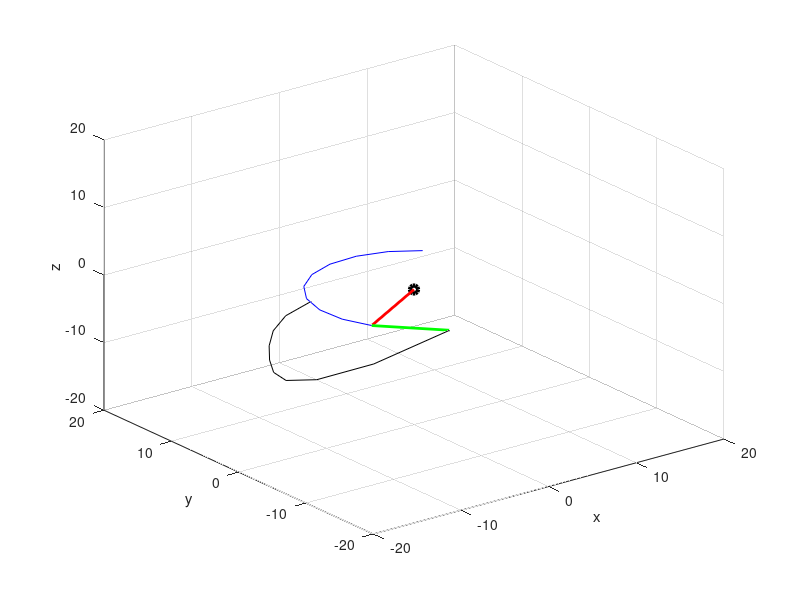

This figure's MATLAB source:
clear all; clc; clf;

S1 = [0 -1 0 0; 1 0 0 0; 0 0 0 0; 0 0 0 0];
S2 = [0 0 -1 0; 0 0 0 0; 1 0 0 -10; 0 0 0 0];
S3 = [0 0 0 0; 0 0 -1 10; 0 1 0 0; 0 0 0 0];

M01 = eye(4);
M02 = [0 1 0 10; 0 0 -1 0; -1 0 0 0; 0 0 0 1];
M03 = [0 0 1 10; 0 1 0 0; -1 0 0 -10; 0 0 0 1];

th1 = 0; th2 = pi/6; th3 = pi/6;
th = [th1; th2; th3];
T01 = expm(S1*th(1))*M01;
T02 = expm(S1*th(1))*expm(S2*th(2))*M02;
T03 = expm(S1*th(1))*expm(S2*th(2))*expm(S3*th(3))*M03;

x2 = T02(1,4); y2 = T02(2,4); z2 = T02(3,4);
P_2 = [x2 y2 z2];
xx = T03(1,4); yy = T03(2,4); zz = T03(3,4);
P_e = [xx yy zz];
x = 0; y = 0; z = 0;
p_1 = T01(1:3,4); p_2 = T02(1:3,4); p_3 = T03(1:3,4);

t = 1:10;
dt = 0.1;

for i = 1:length(t)
    th(1) = pi/6+pi/10*i; th(2) = -pi/14*i+pi/70*i^2;

    T01 = expm(S1*th(1))*M01;
    T02 = expm(S1*th(1))*expm(S2*th(2))*M02;
    T03 = expm(S1*th(1))*expm(S2*th(2))*expm(S3*th(3))*M03;

    x2(i) = T02(1,4); y2(i) = T02(2,4); z2(i) = T02(3,4);
    xx(i) = T03(1,4); yy(i) = T03(2,4); zz(i) = T03(3,4);
    P_e = [xx(i) yy(i) zz(i)];
    p_1 = T01(1:3,4); p_2 = T02(1:3,4); p_3 = T03(1:3,4);

    i = i+1;

    plot3(x,y,z,'o', 'color', 'Black', 'LineWidth', 3)
    hold on
    plot3(x2,y2,z2, 'color', 'Blue', 'LineWidth', 0.2) 
    plot3(xx,yy,zz, 'color', 'Black', 'LineWidth', 0.2)
    hold off

    xlabel('x'); ylabel('y'); zlabel('z');
    xlim([-20 20])
    ylim([-20 20])
    zlim([-20 20])
    grid on

    line([p_1(1), p_2(1)], [p_1(2), p_2(2)], [p_1(3), p_2(3)], 'Color','red', 'LineWidth', 2)
    line([p_2(1), p_3(1)], [p_2(2), p_3(2)], [p_2(3), p_3(3)], 'Color','Green', 'LineWidth', 2)
    view(3) % Line을 3차원으로 보기

end
